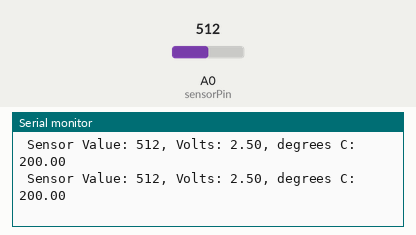
Recording of a sketch running on a simulated Arduino Uno, built with avr-gcc and run on an emulated ATmega328P. Parts: the last lines printed to the serial monitor. Inputs (shaded band) come from the test bench; at power-on: A0 (sensorPin) = 512.

Above: at 1.8 s.
1.9 s: A0 (sensorPin) set to 716
At 2.5 s:
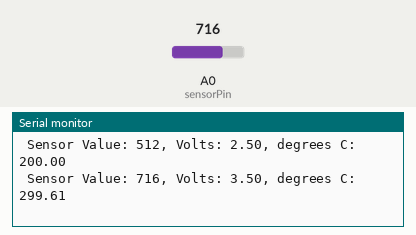
3.4 s: A0 (sensorPin) set to 900
At 4.8 s:
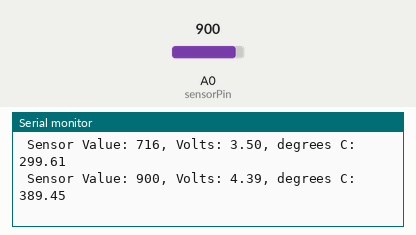
Timing chart, 0 to 6.4 s (numbered marks = the images above; inputs shaded):
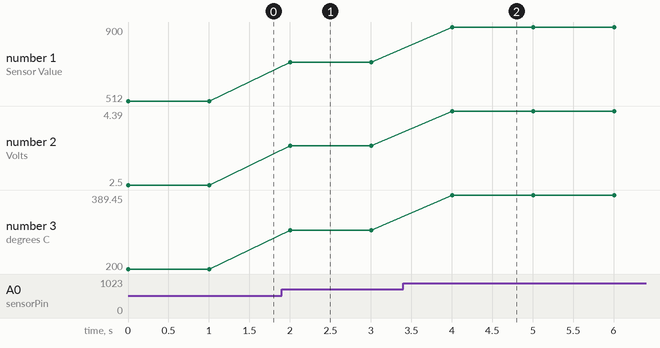

Measured:
- after the input at 1.9 s, the serial monitor: prints a new line after 0.10 s (image 1)
- after the input at 3.4 s, the serial monitor: prints a new line after 0.61 s (image 2)
- plotted number 1: 512 → 716 after the input at 1.9 s, 716 → 900 after the input at 3.4 s
- plotted number 2: 2.5 → 3.5 after the input at 1.9 s, 3.5 → 4.39 after the input at 3.4 s
- plotted number 3: 200 → 299.61 after the input at 1.9 s, 299.61 → 389.45 after the input at 3.4 s

The sketch:

ThernocoupleDriverV1.ino
```cpp
const int sensorPin = A0;

void setup() {
  // put your setup code here, to run once:

Serial.begin(9600);

}

void loop() {
  // put your main code here, to run repeatedly:

int sensorVal = analogRead(sensorPin);
Serial.print(" Sensor Value: ");
Serial.print(sensorVal);

float voltage = (sensorVal/1024.0) * 5.0; // Convert ADC reading to voltage

Serial.print(", Volts: ");
Serial.print(voltage);
Serial.print(", degrees C: ");
float temperature = (voltage - 0.5) * 100; // Convert the voltage to temperature
Serial.println(temperature);
delay(1000);

}
```
